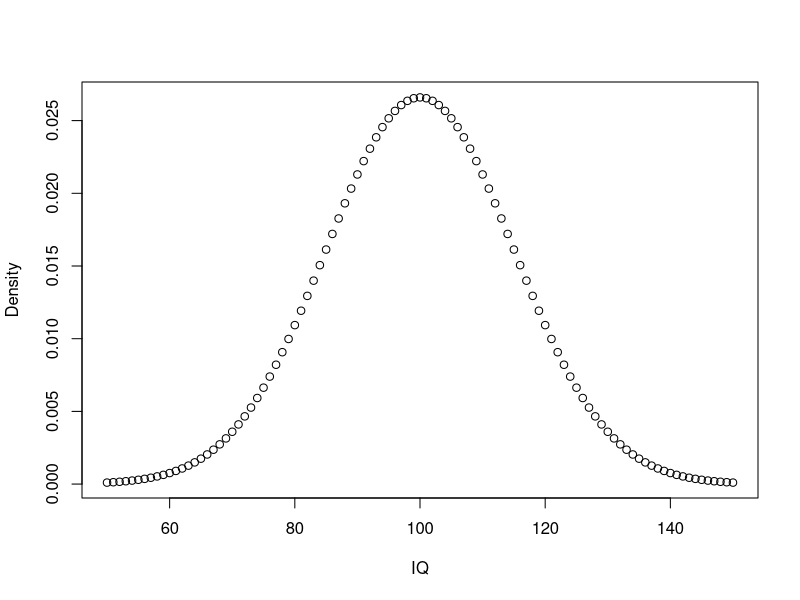
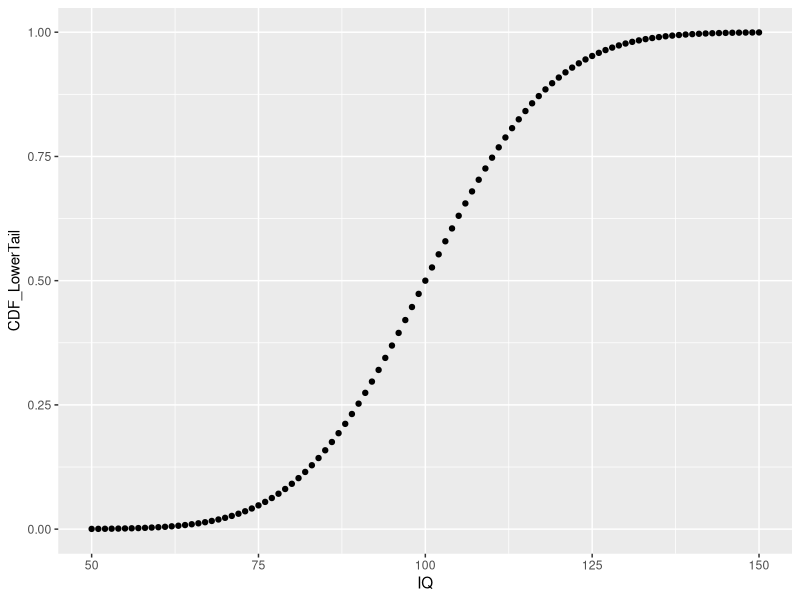
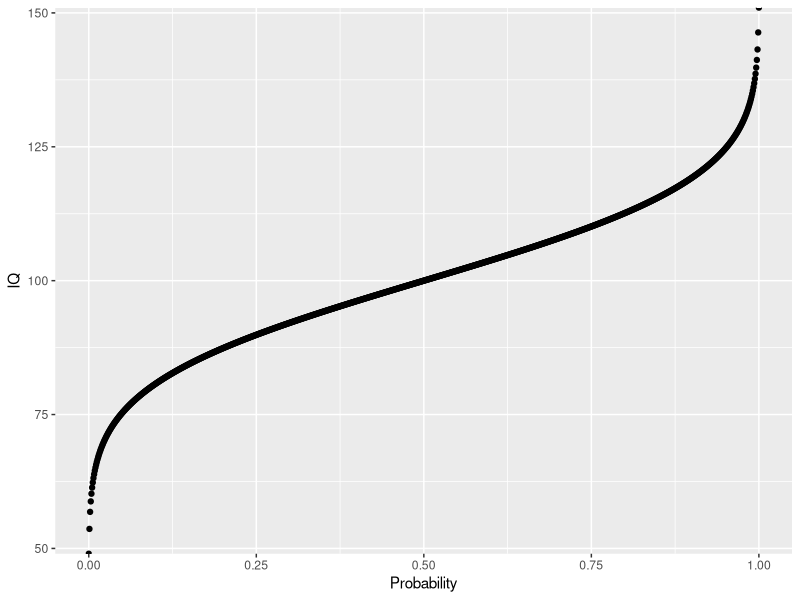
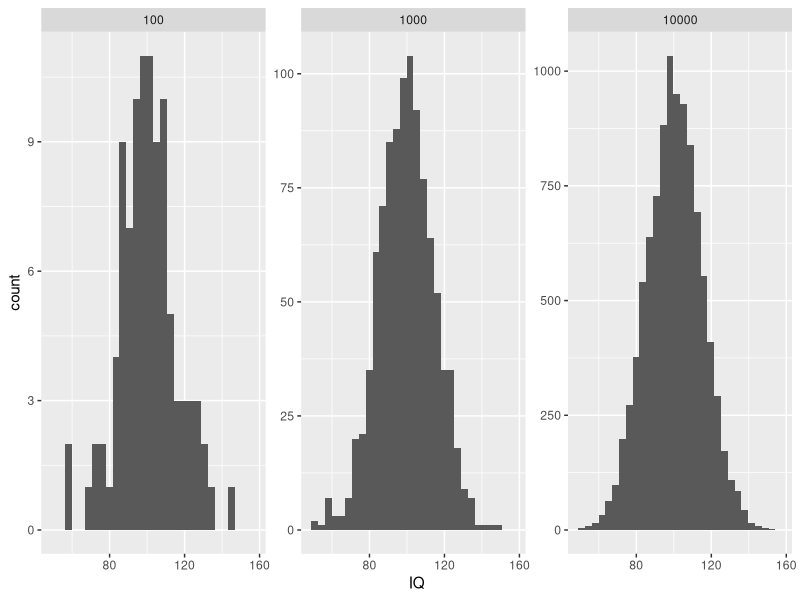
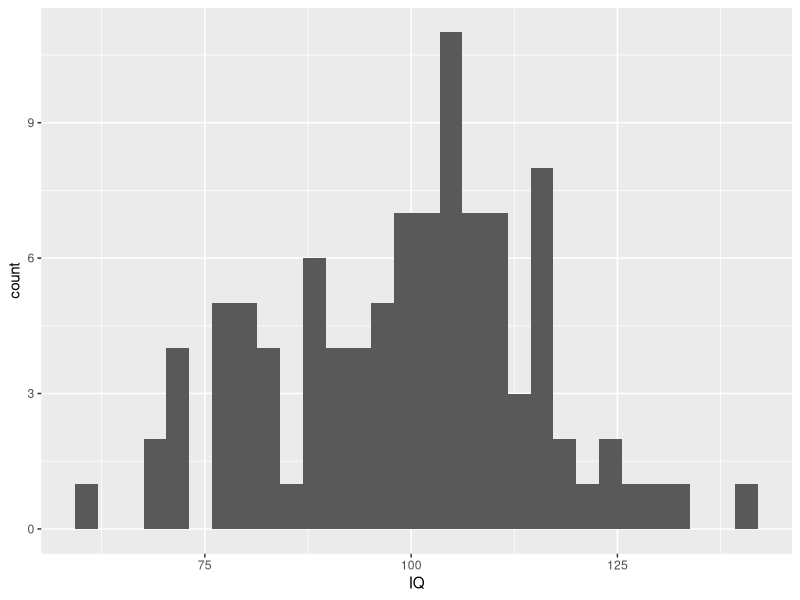

These figures' R source, in order:
## ---- chunk 1
library(knitr)
knitr::opts_chunk$set(echo = TRUE)
hook_output <- knit_hooks$get("output")
knit_hooks$set(output = function(x, options) {
  lines <- options$output.lines
  if (is.null(lines)) {
    return(hook_output(x, options))  # pass to default hook
  }
  x <- unlist(strsplit(x, "\n"))
  more <- "..."
  if (length(lines)==1) {        # first n lines
    if (length(x) > lines) {
      # truncate the output, but add ....
      x <- c(head(x, lines), more)
    }
  } else {
    x <- c(more, x[lines], more)
  }
  # paste these lines together
  x <- paste(c(x, ""), collapse = "\n")
  hook_output(x, options)
})
## ---- chunk 2
Count <- c(1, 2, 3, 4, 5)
class(Count)
Count.int <- c(1L, 2L, 3L, 4L, 5L)
class(Count.int)
## ---- chunk 3
Colors <- c("Red", "Green", "Blue")
class(Colors)
Colors.f <- factor(c("Red", "Green", "Blue"))
class(Colors.f)
## ---- chunk 4
sex <- factor(c("male", "female", "female", "male"))
levels(sex)
## ---- chunk 5
levels(sex)
nlevels(sex)
## ---- chunk 6
TFR.f <- factor(c("low", "high", "medium", "high", "low", "medium", "high"))
levels(TFR.f)

TFR.f1 <- factor(TFR.f, levels=c("low", "medium", "high"))
levels(TFR.f1)
## ---- chunk 7
TFR.f1 <- factor(TFR.f, levels=c("low", "medium", "high"), ordered = TRUE)
min(TFR.f1)
max(TFR.f1)
## ---- chunk 8
school_loc <- read.csv("school_loc.csv")
# summary(school_loc)
str(school_loc)
# From the output, we can see that R stores the states as characters. 
school_loc$STATE = factor(school_loc$STATE)
# Let's check again. You can see that STATE is now stored as factors in R. 
str(school_loc)

summary(school_loc)
## ---- chunk 9
table(school_loc$STATE)
## ---- chunk 10
# ?dnorm
dnorm(0:10, mean = 0, sd = 1, log = FALSE)
## ---- chunk 11
sample.range <- 50:150
iq.mean <- 100
iq.sd <- 15

# This returns the density, NOT the values for IQ
iq.dist <- dnorm(sample.range, mean = iq.mean, sd = iq.sd) 
iq.df <- data.frame("IQ" = sample.range, "Density" = iq.dist)
plot(iq.df)
## ---- chunk 12
pp <- function(x) {
    print(paste0(round(x * 100, 3), "%"))
}

# ?paste0

# likelihood of IQ == 140?
pp(iq.df$Density[iq.df$IQ == 140])

# likelihood of IQ >= 140?
pp(sum(iq.df$Density[iq.df$IQ >= 140]))

# likelihood of 50 < IQ <= 90?
pp(sum(iq.df$Density[iq.df$IQ <= 90]))

# What does this code do?
pp(sum(iq.df$Density[iq.df$IQ <= 100]) + sum(iq.df$Density[iq.df$IQ > 100]))
## ---- chunk 13
cdf <- pnorm(sample.range, iq.mean, iq.sd)
iq.df <- cbind(iq.df, "CDF_LowerTail" = cdf) 
# Can you explain what this code above is doing?

library(ggplot2)
ggplot(iq.df, aes(x = IQ, y = CDF_LowerTail)) + geom_point()
## ---- chunk 14
# likelihood of IQ <= 140?
# notice here we using == signs
pp(iq.df$CDF_LowerTail[iq.df$IQ == 140]) 

# likelihood of 50 < IQ <= 90?
pp(iq.df$CDF_LowerTail[iq.df$IQ == 90])

# set lower.tail to FALSE to obtain P[X >= x]
cdf <- pnorm(sample.range, iq.mean, iq.sd, lower.tail = FALSE)
iq.df <- cbind(iq.df, "CDF_UpperTail" = cdf)
# Probability for IQ >= 140? same value as before using dnorm!
pp(iq.df$CDF_UpperTail[iq.df$IQ == 140])
## ---- chunk 15
# input to qnorm is a vector of probabilities
prob.range <- seq(0, 1, 0.001) 
# ?seq

icdf.df <- data.frame("Probability" = prob.range, "IQ" = qnorm(prob.range, iq.mean, iq.sd))
# View(icdf.df)
ggplot(icdf.df, aes(x = Probability, y = IQ)) + geom_point()
## ---- chunk 16
# Using the quantile function, we can answer quantile-related questions:
# what is the 25th IQ percentile? (Q1)
print(icdf.df$IQ[icdf.df$Probability == 0.25])

# What is the 50th IQ percentile? (median or Q2) 
# It's also the mean in normal distributions. 
print(icdf.df$IQ[icdf.df$Probability == 0.5])

# what is the 75th IQ percentile? (Q3) 
print(icdf.df$IQ[icdf.df$Probability == 0.75])

# note: this is the same results as from the quantile function
quantile(icdf.df$IQ)

# what is the 90th IQ percentile?
print(icdf.df$IQ[icdf.df$Probability == 0.9])
## ---- chunk 17
# fix random seed for reproducibility
set.seed(1234)

# ?rnorm
obs <- rnorm(n=100, iq.mean, iq.sd) 
mean(obs)




## More Advanced Content: 
## Don't worry if the code below does not totally make sense so far. 
# law of large numbers: mean will approach expected value for large N
n.samples <- c(100, 1000, 10000)
my.df <- do.call(rbind, lapply(n.samples, 
                               function(x) data.frame("SampleSize" = x, 
                                                      "IQ" = rnorm(x, iq.mean, iq.sd))))
# show one facet per random sample of a given size
ggplot() + geom_histogram(data = my.df, aes(x = IQ)) + facet_wrap(.~SampleSize, scales = "free_y")

# note: we can also implement our own sampler using the densities
my.sample <- sample(iq.df$IQ, 100, prob = iq.df$Density, replace = TRUE)
my.sample.df <- data.frame("IQ" = my.sample)
ggplot(my.sample.df, aes(x = IQ)) + geom_histogram()
## ---- chunk 18
pnorm(0)
## ---- chunk 19
pnorm(1.96, lower.tail=TRUE)
## ---- chunk 20
dnorm(0:10, mean = 0, sd = 1, log = FALSE)
## ---- chunk 21
qnorm(0.025)
## ---- chunk 22
qnorm(0.975)
## ---- chunk 23
qnorm(.975, 20, 1.65)
## ---- chunk 24
rnorm(1:100, 0.05, 0.5)
## ---- chunk 25
names(school_loc)
## ---- chunk 26
rownames(school_loc)
## ---- chunk 27
colnames(school_loc)
## ---- chunk 28
dimnames(school_loc)[1]
## ---- chunk 29
dimnames(school_loc)[2]
## ---- chunk 30
x <- sample(1:100000, 2000)
quantile(x, probs = seq(0, 1, 0.25), na.rm = FALSE, names = TRUE)
## ---- chunk 31
df <- longley
s <- summary(df)
s
# You can simply use indices to access each element like this: 
s[1]
## ---- chunk 32
lm <- lm(Unemployed ~ Population, data = df)
## ---- chunk 33
str(lm)
## ---- chunk 34
summary(lm)
## ---- chunk 35
lm$coefficients
lm$residuals
lm$coefficients[1] 
lm$coefficients[[1]]
